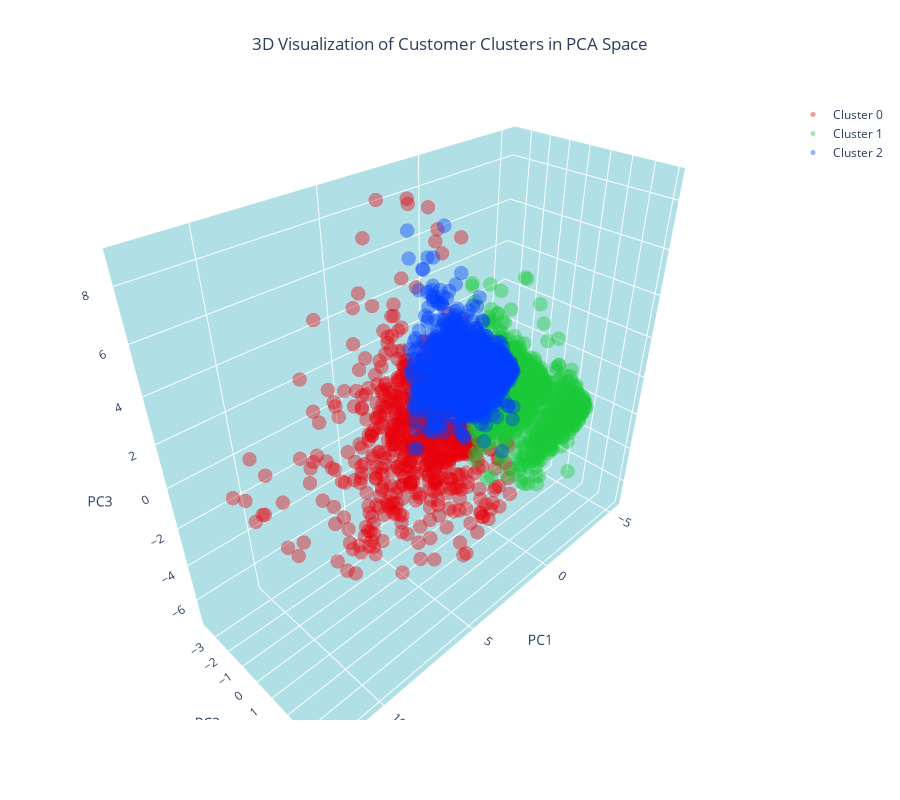

Notebook code for this chart:
### Markdown cell above
## 9.1 3D visualization of top 3 Principal Components

in this evaluatoin we are going to choose top 3 PCs (which capture the most variability in our data)

### Code cell
colors = ['#e8000b', '#1ac938', '#023eff']

# Create separate data frames for each cluster
cluster_0 = customer_data_pca[customer_data_pca['cluster'] == 0]
cluster_1 = customer_data_pca[customer_data_pca['cluster'] == 1]
cluster_2 = customer_data_pca[customer_data_pca['cluster'] == 2]


# Create a 3D scatter plot
fig = go.Figure()

# Add data points for each cluster separately and specify the color
fig.add_trace(go.Scatter3d(x=cluster_0['PC1'], y=cluster_0['PC2'], z=cluster_0['PC3'], 
                           mode='markers', marker=dict(color=colors[0], size=5, opacity=0.4), name='Cluster 0'))
fig.add_trace(go.Scatter3d(x=cluster_1['PC1'], y=cluster_1['PC2'], z=cluster_1['PC3'], 
                           mode='markers', marker=dict(color=colors[1], size=5, opacity=0.4), name='Cluster 1'))
fig.add_trace(go.Scatter3d(x=cluster_2['PC1'], y=cluster_2['PC2'], z=cluster_2['PC3'], 
                           mode='markers', marker=dict(color=colors[2], size=5, opacity=0.4), name='Cluster 2'))

# Set the title and layout details
fig.update_layout(
    title=dict(text='3D Visualization of Customer Clusters in PCA Space', x=0.5),
    scene=dict(
        xaxis=dict(backgroundcolor="#b0e0e6", gridcolor='white', title='PC1'),
        yaxis=dict(backgroundcolor="#b0e0e6", gridcolor='white', title='PC2'),
        zaxis=dict(backgroundcolor="#b0e0e6", gridcolor='white', title='PC3'),
    ),
    width=900,
    height=800
)

# Show the plot
fig.show()

### Figure 1 — Plotly figure (JSON) as saved in the notebook; plotly's stock layout.template omitted (floating-point values rounded to 4 significant figures; data arrays with more than 128 entries replaced by an {"elided": "..."} marker saying what was removed)
{"data": [{"marker": {"color": "#e8000b", "opacity": 0.4, "size": 5}, "mode": "markers", "name": "Cluster 0", "type": "scatter3d", "x": {"elided": "736 float values"}, "y": {"elided": "736 float values"}, "z": {"elided": "736 float values"}}, {"marker": {"color": "#1ac938", "opacity": 0.4, "size": 5}, "mode": "markers", "name": "Cluster 1", "type": "scatter3d", "x": {"elided": "1656 float values"}, "y": {"elided": "1656 float values"}, "z": {"elided": "1656 float values"}}, {"marker": {"color": "#023eff", "opacity": 0.4, "size": 5}, "mode": "markers", "name": "Cluster 2", "type": "scatter3d", "x": {"elided": "1675 float values"}, "y": {"elided": "1675 float values"}, "z": {"elided": "1675 float values"}}], "layout": {"height": 800, "scene": {"xaxis": {"backgroundcolor": "#b0e0e6", "gridcolor": "white", "title": {"text": "PC1"}}, "yaxis": {"backgroundcolor": "#b0e0e6", "gridcolor": "white", "title": {"text": "PC2"}}, "zaxis": {"backgroundcolor": "#b0e0e6", "gridcolor": "white", "title": {"text": "PC3"}}}, "title": {"text": "3D Visualization of Customer Clusters in PCA Space", "x": 0.5}, "width": 900}}
